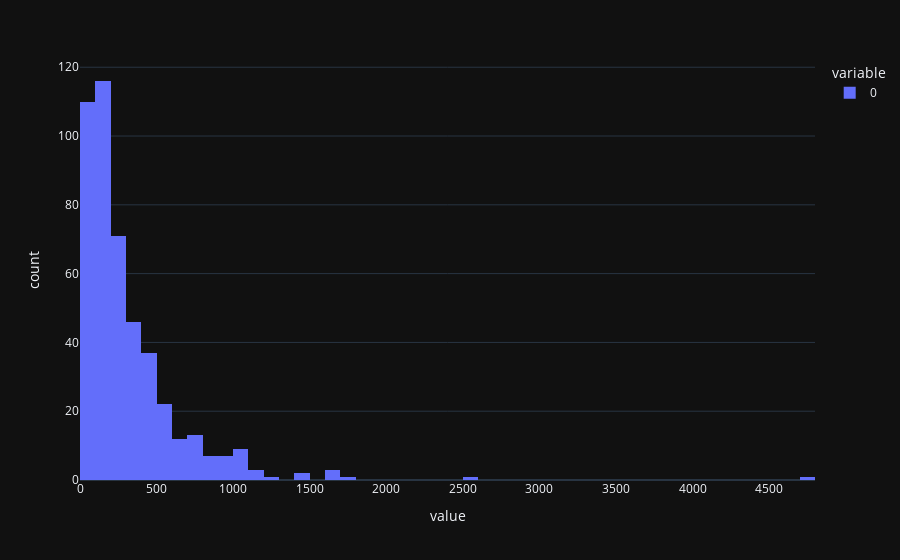

The notebook cell saved with this chart:
### Code cell
import plotly.express as px

def get_all_code(code_files: dict[str, IgorFile]):
    all_functions = []
    for file in code_files.values():
        all_functions.extend(file.functions)
        all_functions.extend(file.structures)
        all_functions.extend(file.macros)
    return all_functions


all_functions = get_all_code(code_files)
print(f'Total of {len(all_functions)} functions/structures/macros')

px.histogram([token_len(func.code) for func in all_functions], template='plotly_dark')

### Figure 1 — Plotly figure (JSON) as saved in the notebook; plotly's stock layout.template omitted (floating-point values rounded to 4 significant figures; data arrays with more than 128 entries replaced by an {"elided": "..."} marker saying what was removed)
{"data": [{"alignmentgroup": "True", "bingroup": "x", "hovertemplate": "variable=0<br>value=%{x}<br>count=%{y}<extra></extra>", "legendgroup": "0", "marker": {"color": "#636efa", "pattern": {"shape": ""}}, "name": "0", "offsetgroup": "0", "orientation": "v", "showlegend": true, "type": "histogram", "x": {"elided": "462 int values"}, "xaxis": "x", "yaxis": "y"}], "layout": {"autosize": true, "barmode": "relative", "legend": {"title": {"text": "variable"}, "tracegroupgap": 0}, "margin": {"t": 60}, "xaxis": {"anchor": "y", "autorange": true, "domain": [0, 1], "range": [-0.5, 4800.0], "title": {"text": "value"}, "type": "linear"}, "yaxis": {"anchor": "x", "autorange": true, "domain": [0, 1], "range": [0, 122.1], "title": {"text": "count"}}}}
